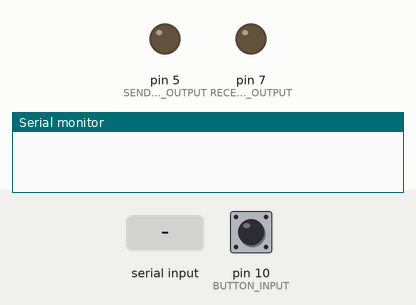
Simulated run of this sketch. Board: Arduino Mega 2560, built with avr-gcc and run on an emulated ATmega2560. Parts: output pins drawn as LEDs (lit = HIGH), the last lines printed to the serial monitor. Dashed ring = blinking. Inputs (shaded band) come from the test bench; at power-on: pin 10 (BUTTON_INPUT) LOW.

Above: at 1.7 s.
1.8 s: pin 10 (BUTTON_INPUT) pulled HIGH for 3.2 s
At 2.9 s:
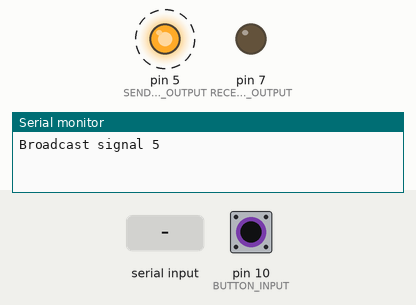
7.9 s: "1" received over the second serial link
At 8.8 s:
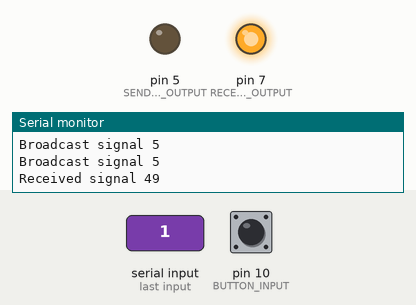
Timing chart, 0 to 10.9 s (numbered marks = the images above; inputs shaded):
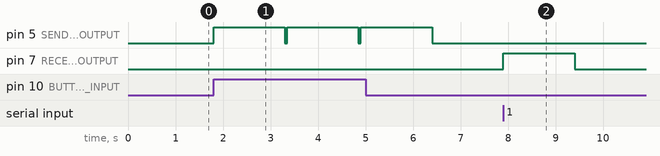

The sketch:

basic_communication.ino.ino
```cpp
// Basic communication code for EGR 110 Lab Section 15
// PLEASE CHANGE ALL "TODO"S

// TODO: THIS WILL CHANGE BASED ON YOUR ROBOT'S CONFIGURATION
// Choose a character unique to your team's robot
#define UNIQUE_ROBOT_CODE '5'

// Define pins for XBee serial
#define Rx 17 //define transmitting pin
#define Tx 16 //define recieving pin

// TODO: THIS WILL CHANGE BASED ON YOUR ROBOT'S CONFIGURATION
// Define pins for button and LED inputs/outputs
#define BUTTON_INPUT 10
#define SEND_LED_OUTPUT 5
#define RECEIVE_LED_OUTPUT 7

void setup() {
  pinMode (BUTTON_INPUT, INPUT); // set up button pin
  pinMode (SEND_LED_OUTPUT, OUTPUT); // set up LED indicating signal sent
  pinMode (RECEIVE_LED_OUTPUT, OUTPUT); // set up LED indicating signal received

  pinMode(47, INPUT);
  pinMode(49, INPUT);
  pinMode(51, INPUT);
  pinMode(53, INPUT);
  pinMode(52, INPUT);

  Serial.begin(9600); // set up keyboard serial
  Serial2.begin(9600); // set up XBee serial

  delay(500);
}

void loop() {

  // Memory for serial printing string formatting
  char buf[32];

  // If button pressed, send signal
  if (digitalRead(BUTTON_INPUT)) {

    // Send signal
    char outgoing = UNIQUE_ROBOT_CODE;
    Serial2.print(outgoing);

    // Print signal to serial
    sprintf(buf, "Broadcast signal %c", outgoing);
    Serial.println(buf);

    // Blink send indicator LED
    digitalWrite(SEND_LED_OUTPUT, HIGH);
    delay(1500);
    digitalWrite(SEND_LED_OUTPUT, LOW);
  }

  // If signal received from XBee serial
  if (Serial2.available()){

    // Receive signal
    char incoming = Serial2.read();

    // Check that signal is not coming from this robot
    if (incoming != UNIQUE_ROBOT_CODE) {

      // Print signal to serial
      sprintf(buf, "Received signal %d", incoming);
      Serial.println(buf);

      // Blink receive indicator LED
      digitalWrite(RECEIVE_LED_OUTPUT, HIGH);
      delay(1500);
      digitalWrite(RECEIVE_LED_OUTPUT, LOW);
    }
  }

  // Throttling
  delay(50);
}
```

Measured:
- after the input at 1.8 s, pin 5 (SEND_LED_OUTPUT): alternates HIGH for 1.5 s and LOW for 0.05 s, starting at once
- after the input at 7.9 s, pin 7 (RECEIVE_LED_OUTPUT): LOW → HIGH at once, → LOW 1.5 s later
